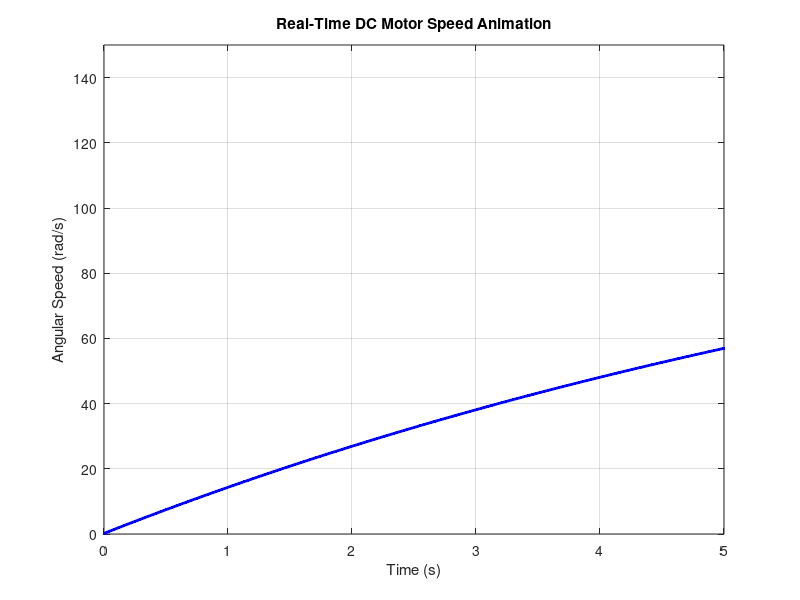

This figure's MATLAB source:
clc;
clear;
close all;

%% Motor Parameters
R  = 1.2;      % Armature resistance (ohm)
L  = 0.01;     % Armature inductance (H)
Ke = 0.02;     % Back EMF constant (V/(rad/s))
Kt = 0.02;     % Torque constant (Nm/A)
J  = 0.02;     % Rotor inertia (kg.m^2)
B  = 0.002;    % Viscous friction coefficient
V  = 24;       % Applied voltage (V)
TL = 0.1;      % Load torque (Nm)

%% Simulation Parameters
dt = 0.01;     % Time step (s)
t_end = 5;     % Total simulation time (s)
t = 0:dt:t_end;

%% State Initialization
i = 0;         % Armature current
w = 0;         % Angular speed

speed_log = zeros(length(t),1);

%% Figure Setup
figure('Color','w');
h = plot(0,0,'b','LineWidth',2);
grid on;
xlabel('Time (s)');
ylabel('Angular Speed (rad/s)');
title('Real-Time DC Motor Speed Animation');
xlim([0 t_end]);
ylim([0 150]);

%% Real-Time Simulation Loop
for k = 1:length(t)

    % Electrical dynamics
    di = (V - R*i - Ke*w)/L;
    i  = i + di*dt;

    % Mechanical dynamics
    dw = (Kt*i - B*w - TL)/J;
    w  = w + dw*dt;

    % Log data
    speed_log(k) = w;

    % Update animation
    set(h, 'XData', t(1:k), 'YData', speed_log(1:k));
    drawnow limitrate;
    pause(0.01);   % Controls animation smoothness
end
